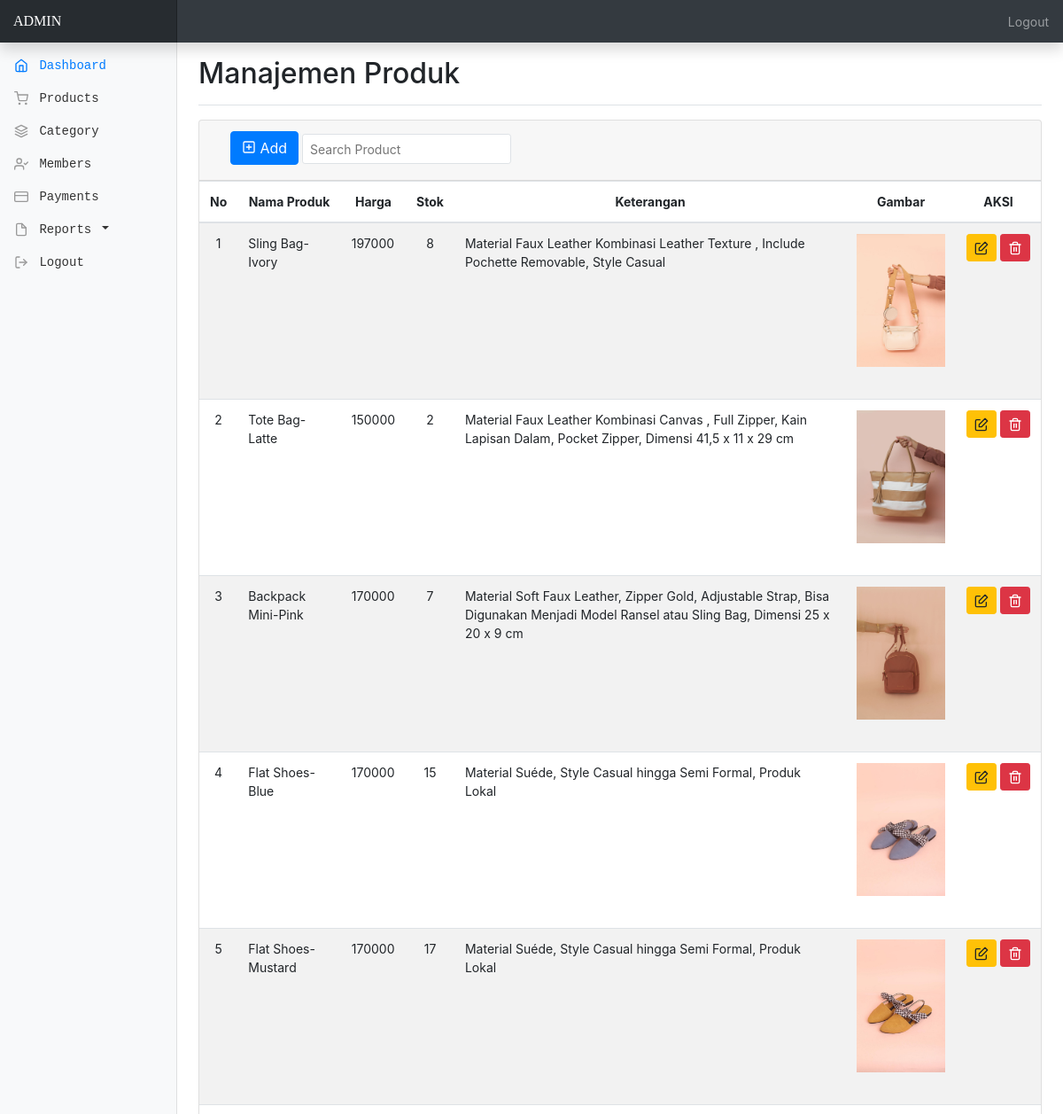
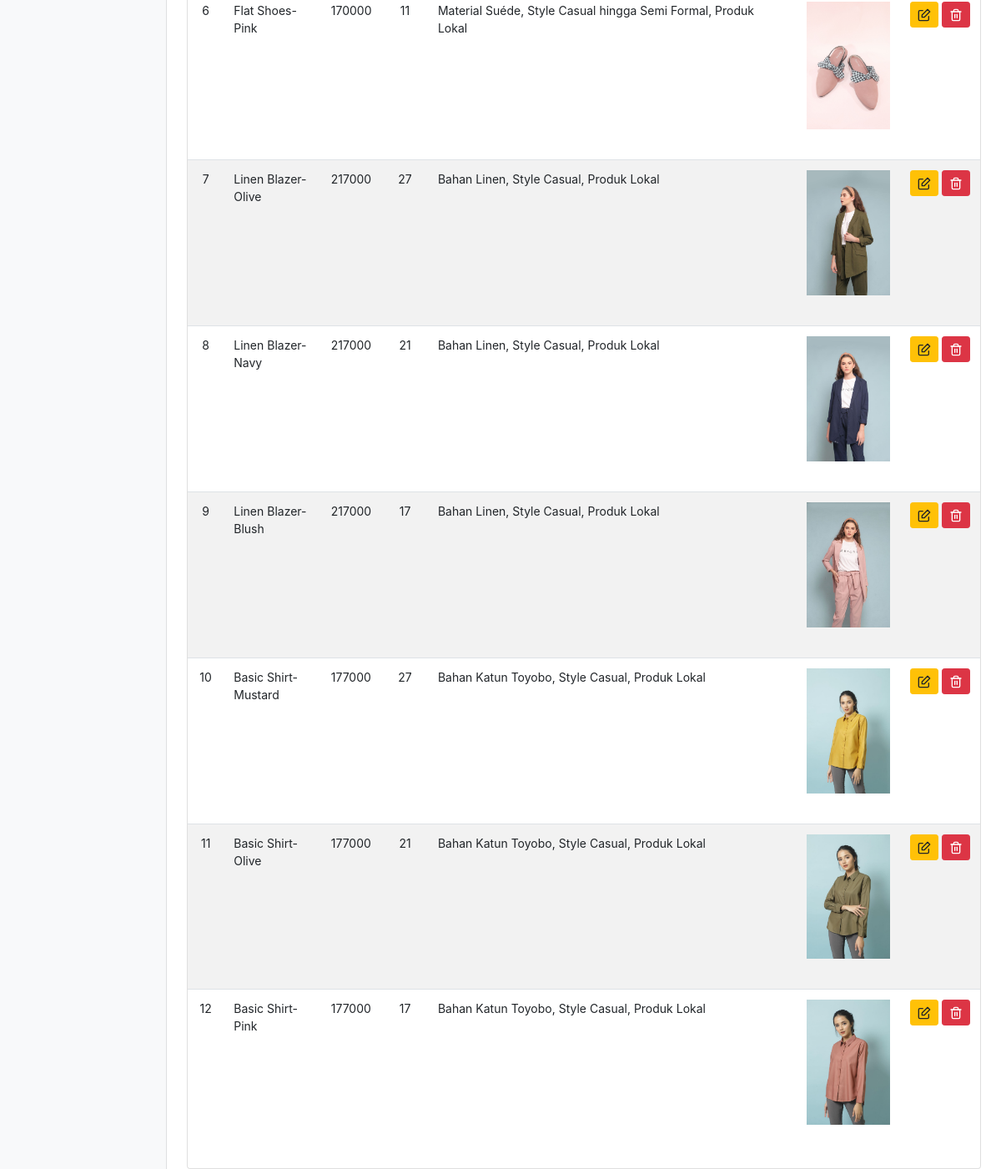
/admin/home.php?link=produk (signed in), run on the app's committed database (2 pictures, top to bottom).
### tables this page shows
CREATE TABLE `produk` (
  `br_id` int(11) NOT NULL,
  `br_nm` varchar(100) DEFAULT NULL,
  `br_item` int(11) DEFAULT NULL,
  `br_hrg` double DEFAULT NULL,
  `br_stok` int(11) DEFAULT NULL,
  `br_satuan` varchar(20) DEFAULT NULL,
  `br_sts` char(1) DEFAULT NULL,
  `ket` varchar(200) DEFAULT NULL,
  `br_kat` varchar(20) DEFAULT NULL,
  `br_gbr` varchar(200) DEFAULT NULL
);

### admin/inc_content/main_produk.php (the view, shortened to what this page needs)
<div class="d-flex justify-content-between flex-wrap flex-md-nowrap align-items-center pt-3 pb-2 mb-3 border-bottom">
    <h1 class="h2">Manajemen Produk</h1>
</div>
<div class="card">
    <div class="card-header">
        <div class="col-lg-8">
        <button type="button" class="btn btn-large btn-primary" onclick="showModalAdd();" style="margin-bottom: 5px;">
            <i data-feather="plus-square" style="margin-bottom: 3px;"></i> Add
        </button>
        <input class="form-control-sm py-3 border" type="search" value="" placeholder="Search Product" id="searchproduk" name="searchproduk" onkeyup="searchdt(this.value);">
    </div>
</div>
<div class="table-responsive">
    <table class="table table-hover table-striped">
        <thead>
            <tr>
                <th style="text-align: center;">No</th>
                <th style="text-align: center;">Nama Produk</th>
                <th style="text-align: center;">Harga</th>
                <th style="text-align: center;">Stok</th>
                <th style="text-align: center;">Keterangan</th>
                <th style="text-align: center;">Gambar</th>
                <th style="text-align: center;">AKSI</th>
            </tr>
        </thead>
        <tbody id="datalist">
        <?php
        require_once("../koneksi.php");
        $varCnt = 0;
        $sql = "select * from produk order by br_id desc";
        $result = mysqli_query($koneksi, $sql);
        while ($data = mysqli_fetch_assoc($result)) {
            $varCnt = $varCnt + 1;
            $varId = $data['br_id'];
            $varNm = $data['br_nm'];
            $varHrg = $data['br_hrg'];
            $varStk = $data['br_stok'];
            $varKet = $data['ket'];
            $varGbr = $data['br_gbr'];
        ?>
        <tr class="">
            <td style="text-align: center;white-space: nowrap;"><?php echo $varCnt; ?></td>
                <td><?php echo $varNm; ?></td>
                <td><?php echo $varHrg; ?></td>
                <td style="text-align: center;white-space: nowrap;"><?php echo $varStk; ?></td>
                <td><?php echo $varKet; ?></td>
                <td>
                    <img class="mb-4" src="../<?php echo $varGbr; ?>" alt="" style="max-width: 100px;height: auto;">
                </td>
            <td style="text-align: center;white-space: nowrap;">
                <button type="button" onclick="showModalEdt(<?php echo $varId; ?>,'<?php echo $varNm; ?>');" class="btn btn-warning btn-sm" title="Edit">
                    <span id="fcheck" data-feather="edit"></span>
                </button>
                <button type="button" onclick="showModalDel(<?php echo $varId; ?>,'<?php echo $varNm; ?>');" class="btn btn-danger btn-sm" title="Delete">
                    <span id="ftrash2" data-feather="trash-2"></span>
                </button>
            </td>
        </tr>
        <?php
        }
        ?>
        </tbody>
    </table>
</div>
</main>
</div>
</div>

### data on the page
produk: br_nm "Sling Bag-Ivory", br_hrg "197000", br_stok "8", ket "Material Faux Leather Kombinasi Leather Texture , Include Pochette Removable, Style Casual", br_gbr (picture)
produk: br_nm "Tote Bag-Latte", br_hrg "150000", br_stok "2", ket "Material Faux Leather Kombinasi Canvas , Full Zipper, Kain Lapisan Dalam, Pocket Zipper, Dimensi 41,5 x 11 x 29 cm", br_gbr (picture)
produk: br_nm "Backpack Mini-Pink", br_hrg "170000", br_stok "7", ket "Material Soft Faux Leather, Zipper Gold, Adjustable Strap, Bisa Digunakan Menjadi Model Ransel atau Sling Bag, Dimensi 25 x 20 x 9 cm", br_gbr (picture)
produk: br_nm "Flat Shoes-Blue", br_hrg "170000", br_stok "15", ket "Material Suéde, Style Casual hingga Semi Formal, Produk Lokal", br_gbr (picture)
produk: br_nm "Flat Shoes-Mustard", br_hrg "170000", br_stok "17", ket "Material Suéde, Style Casual hingga Semi Formal, Produk Lokal", br_gbr (picture)
produk: br_nm "Flat Shoes-Pink", br_hrg "170000", br_stok "11", ket "Material Suéde, Style Casual hingga Semi Formal, Produk Lokal", br_gbr (picture)
produk: br_nm "Linen Blazer-Olive", br_hrg "217000", br_stok "27", ket "Bahan Linen, Style Casual, Produk Lokal", br_gbr (picture)
produk: br_nm "Linen Blazer-Navy", br_hrg "217000", br_stok "21", ket "Bahan Linen, Style Casual, Produk Lokal", br_gbr (picture)
produk: br_nm "Linen Blazer-Blush", br_hrg "217000", br_stok "17", ket "Bahan Linen, Style Casual, Produk Lokal", br_gbr (picture)
produk: br_nm "Basic Shirt-Mustard", br_hrg "177000", br_stok "27", ket "Bahan Katun Toyobo, Style Casual, Produk Lokal", br_gbr (picture)
produk: br_nm "Basic Shirt-Olive", br_hrg "177000", br_stok "21", ket "Bahan Katun Toyobo, Style Casual, Produk Lokal", br_gbr (picture)
produk: br_nm "Basic Shirt-Pink", br_hrg "177000", br_stok "17", ket "Bahan Katun Toyobo, Style Casual, Produk Lokal", br_gbr (picture)
